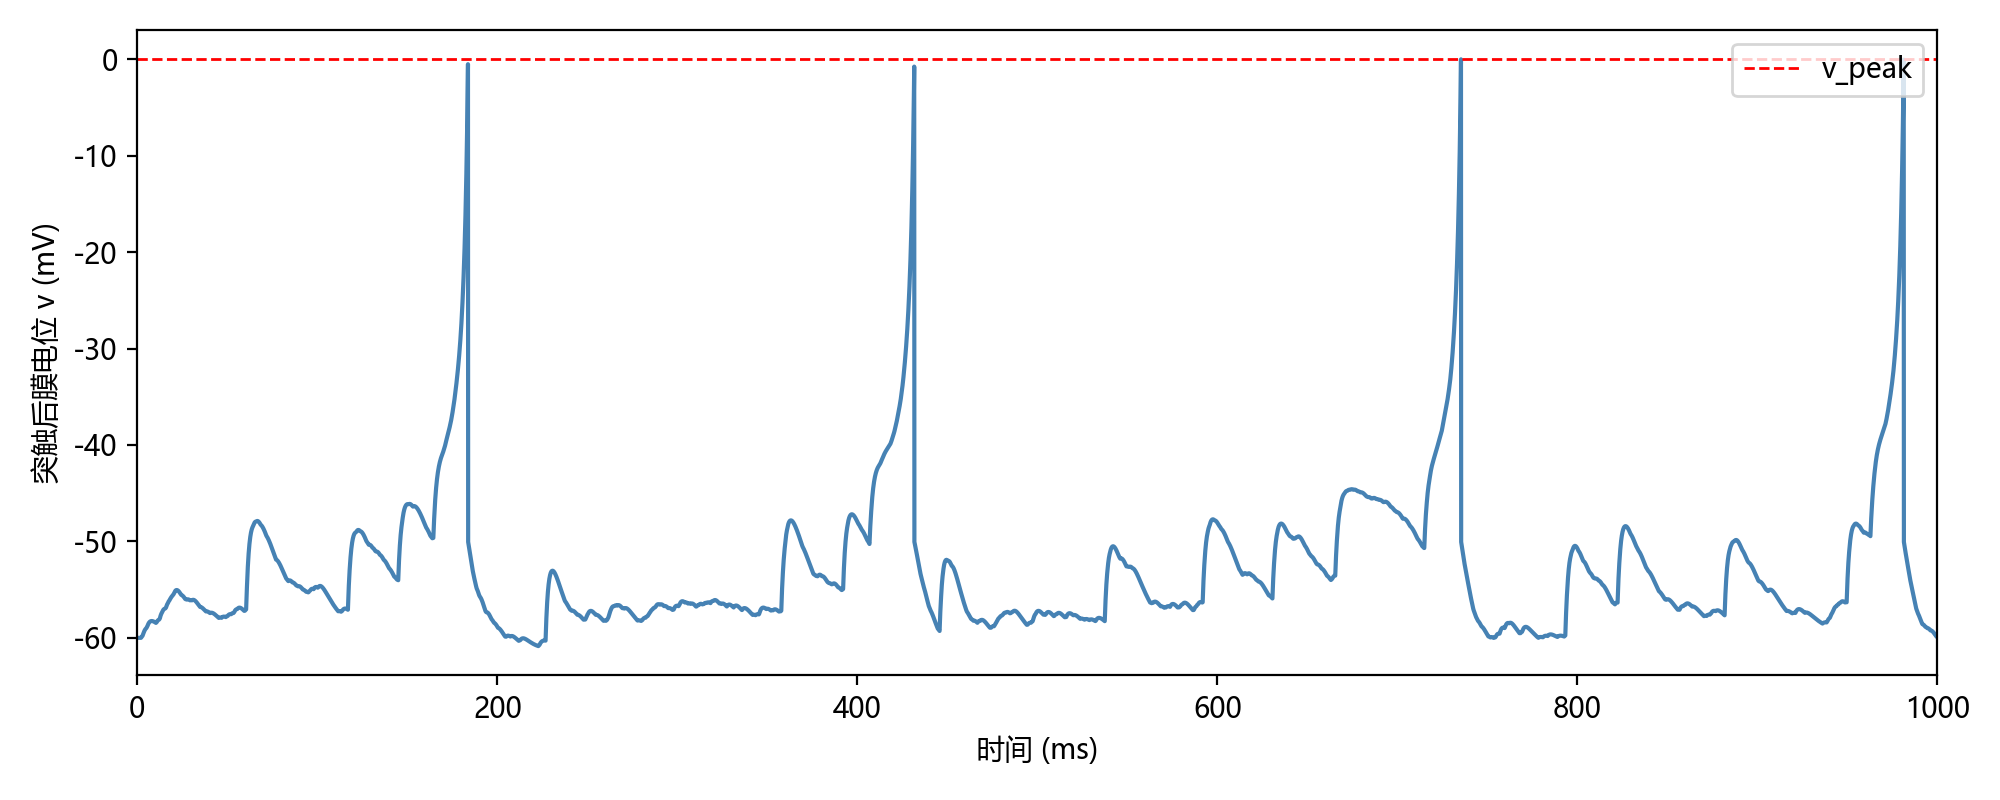

The Python source for this figure:
import brian2 as b2
import numpy as np
import matplotlib.pyplot as plt
from brian2.units import amp, volt, farad, mA, uA, nA, pA, mV, uF, nF, pF, second, ms, us, siemens, mS, uS, nS, Hz

# 参数
C = 100*pF # 膜电容
v_r = -60*mV # 静息电位
v_t = -40*mV # 阈值电位
k = 0.7*pA/(mV**2)
a = 0.03/ms
b = -2*nS
v_peak = 0*mV  # 峰值电位
c_reset = -50*mV
d_reset = 100*pA
v_E = 0*mV
g_AMPA_ext = 10*nS
g_AMPA_noise = 0.5*nS
tau_AMPA = 2*ms

# 模型方程
exp = """
dv/dt = (k*(v - v_r)*(v - v_t) - u + I_syn)/C : volt
du/dt = a*(b*(v - v_r) - u) : amp
I_syn = I_AMPA_ext + I_AMPA_noise : amp
I_AMPA_ext = g_AMPA_ext*s_AMPA_ext*(v_E - v) : amp
I_AMPA_noise = g_AMPA_noise*s_AMPA_noise*(v_E - v) : amp
ds_AMPA_ext/dt = -s_AMPA_ext/tau_AMPA : 1
ds_AMPA_noise/dt = -s_AMPA_noise/tau_AMPA : 1
"""


def q1(sim_time=1000*ms, dt=0.05*ms, ext_rate_pre=100*Hz, noise_rate_pre=500*Hz, noise_rate_post=500*Hz):
	"""两个神经元：
	- 突触前(索引0)：接收 100Hz 外部输入 + 500Hz 噪声
	- 突触后(索引1)：接收来自突触前的脉冲（AMPA）+ 500Hz 噪声
	绘制突触后神经元膜电位 v(t)，保存至 1_2/q1.png
	"""

	b2.defaultclock.dt = dt

	# 两个神经元
	G = b2.NeuronGroup(
		2,
		model=exp,
		threshold='v > v_peak',
		reset='v = c_reset; u += d_reset',
		method='euler',
	)
	G.v = v_r
	G.u = 0*pA
	G.s_AMPA_ext = 0
	G.s_AMPA_noise = 0
	# 已移除单独的突触导通率变量；突触事件直接增加 postsyn 的 s_AMPA_ext

	# 突触前外部输入 100Hz -> 仅作用于索引0
	Pext_pre = b2.PoissonGroup(1, rates=ext_rate_pre)
	S_ext_pre = b2.Synapses(Pext_pre, G, on_pre='s_AMPA_ext_post += 1')
	S_ext_pre.connect(i=0, j=0)

	# 噪声 500Hz -> 前、后分别各自接收
	Pnoise_pre = b2.PoissonGroup(1, rates=noise_rate_pre)
	S_noise_pre = b2.Synapses(Pnoise_pre, G, on_pre='s_AMPA_noise_post += 1')
	S_noise_pre.connect(i=0, j=0)

	Pnoise_post = b2.PoissonGroup(1, rates=noise_rate_post)
	S_noise_post = b2.Synapses(Pnoise_post, G, on_pre='s_AMPA_noise_post += 1')
	S_noise_post.connect(i=0, j=1)

	# 突触前 -> 突触后：复用 AMPA 外部变量，前神经元发放时使后神经元 s_AMPA_ext += 1
	S_pre_post = b2.Synapses(G, G, on_pre='s_AMPA_ext_post += 1')
	S_pre_post.connect(i=0, j=1)

	# 监视突触后神经元膜电位
	M_post = b2.StateMonitor(G, 'v', record=[1])
	Sm_pre = b2.SpikeMonitor(G[:1])  # 可选：记录前神经元发放
	Sm_post = b2.SpikeMonitor(G[1:])  # 可选：记录后神经元发放

	b2.run(sim_time)

	# 绘图：仅绘制突触后 v(t)
	fig, ax = plt.subplots(figsize=(10, 4))
	t = M_post.t / ms
	ax.plot(t, M_post.v[0] / mV, color='steelblue')
	ax.axhline(float(v_peak/mV), color='r', ls='--', lw=1, label='v_peak')
	ax.set_xlim(0.0, float(sim_time/ms))
	ax.set_xlabel('时间 (ms)')
	ax.set_ylabel('突触后膜电位 v (mV)')
	ax.legend(loc='upper right')
	fig.tight_layout()
	plt.savefig('1_2/q1.png', dpi=200)
	plt.close(fig)
	return M_post, Sm_pre, Sm_post


if __name__ == '__main__':
	# 配置中文字体
	plt.rcParams['font.sans-serif'] = ['Microsoft YaHei']
	plt.rcParams['axes.unicode_minus'] = False
	q1()